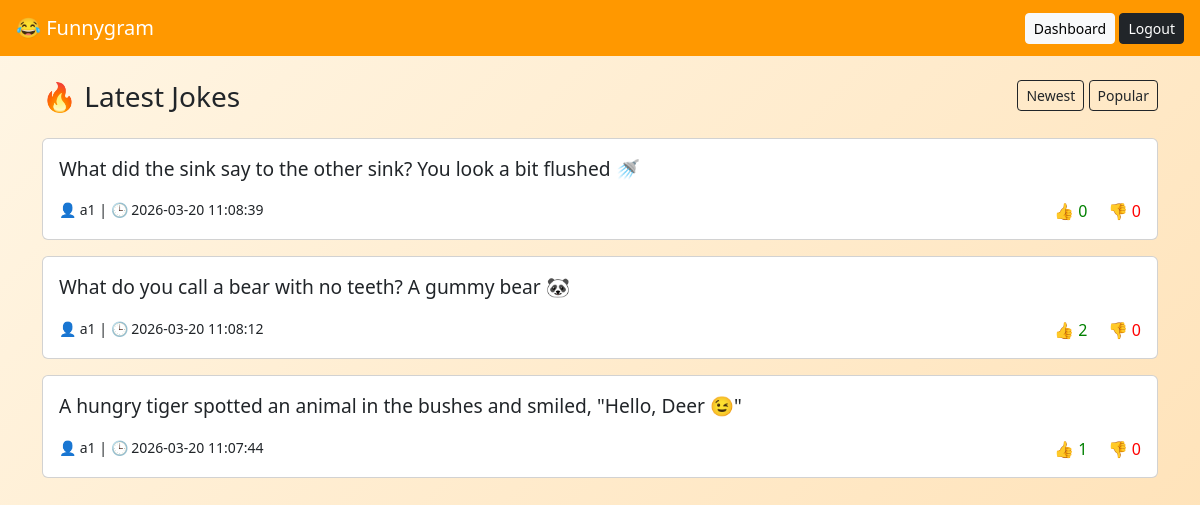
The page / (signed in) on the database its author committed.
### tables this page shows
CREATE TABLE jokes (
    id INTEGER PRIMARY KEY AUTOINCREMENT,
    user_id INTEGER,
    content TEXT,
    likes INTEGER DEFAULT 0,
    dislikes INTEGER DEFAULT 0,
    created_at DATETIME DEFAULT CURRENT_TIMESTAMP
);

CREATE TABLE users (
    id INTEGER PRIMARY KEY AUTOINCREMENT,
    username TEXT,
    password TEXT
);

### index.php (the view)
<?php include 'db.php';
$sort = isset($_GET['sort']) && $_GET['sort'] == 'likes' ? 'likes DESC' : 'created_at DESC';
$res = $db->query("SELECT jokes.*, users.username
FROM jokes JOIN users ON users.id=jokes.user_id
ORDER BY $sort");
?>
<link rel="stylesheet" href="style.css">
<link href="https://cdn.jsdelivr.net/npm/bootstrap@5.3.0/dist/css/bootstrap.min.css" rel="stylesheet">
<nav class="navbar navbar-dark px-3">
    <span class="navbar-brand">😂 Funnygram</span>
    <div>
        <?php if(isset($_SESSION['user_id'])) { ?>
            <a href="dashboard.php" class="btn btn-light btn-sm">Dashboard</a>
            <a href="logout.php" class="btn btn-dark btn-sm">Logout</a>
        <?php } else { ?>
            <a href="login.php" class="btn btn-light btn-sm">Login</a>
            <a href="signup.php" class="btn btn-dark btn-sm">Signup</a>
        <?php } ?>
    </div>
</nav>
<div class="container mt-4">
    <div class="d-flex justify-content-between mb-3">
        <h3>🔥 Latest Jokes</h3>
        <div>
            <a href="?sort=date" class="btn btn-outline-dark btn-sm">Newest</a>
            <a href="?sort=likes" class="btn btn-outline-dark btn-sm">Popular</a>
        </div>
    </div>
    <?php while ($row = $res->fetchArray()) { ?>
        <div class="card p-3 mb-3">
            <p class="joke-text"><?= htmlspecialchars($row['content']) ?></p>
            <div class="d-flex justify-content-between">
                <small>👤 <?= $row['username'] ?> | 🕒 <?= $row['created_at'] ?></small>
                <div>
                    <a href="like.php?id=<?= $row['id'] ?>&type=like" class="like-btn text-decoration-none">
                        👍 <?= $row['likes'] ?>
                    </a>
                    <a href="like.php?id=<?= $row['id'] ?>&type=dislike" class="ms-3 dislike-btn text-decoration-none">
                        👎 <?= $row['dislikes'] ?>
                    </a>
                </div>
            </div>
        </div>
    <?php } ?>
</div>

### style.css (style rules this page uses)
.navbar { background: #ff9800; }
.card { border-radius: 15px; transition: 0.3s; }
.joke-text { font-size: 1.2rem; font-weight: 500; }
.like-btn { cursor: pointer; color: green; }
.dislike-btn { cursor: pointer; color: red; }

### rows shown on the page
jokes: content "What did the sink say to the other sink? You look a bit flushed 🚿", user.username "a1", created_at "2026-03-20 11:08:39", likes "0", dislikes "0"
jokes: content "What do you call a bear with no teeth? A gummy bear 🐼", user.username "a1", created_at "2026-03-20 11:08:12", likes "2", dislikes "0"
jokes: content "A hungry tiger spotted an animal in the bushes and smiled, \"Hello, Deer 😉\"", user.username "a1", created_at "2026-03-20 11:07:44", likes "1", dislikes "0"
